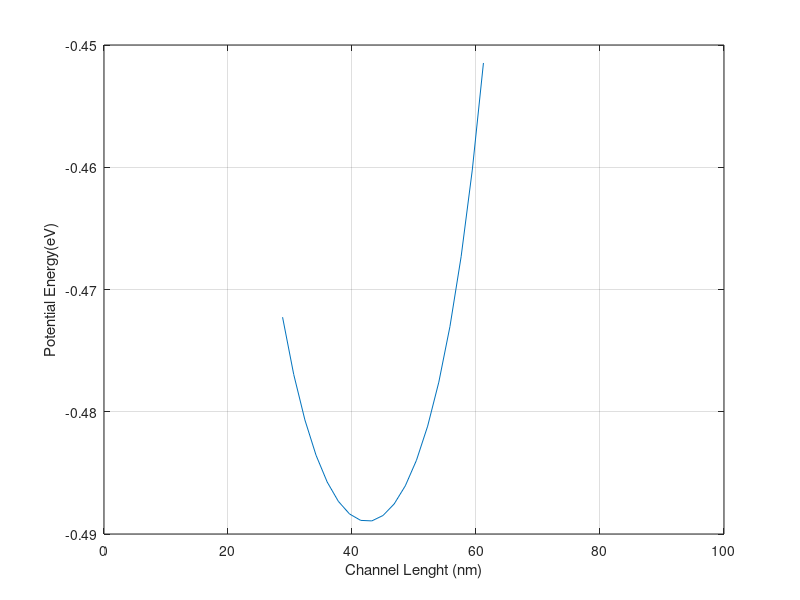

Write MATLAB code to recreate this figure.
%% dimensions
Hfin = 30 ;
Tfin = 30 ;
Lch = 90 ;
Teff = Tfin*1e-9 ;
Heff = Hfin*1e-9 ;
Leff = Lch*1e-9 ;

%voltages
Vg = 0; Vtg = 0; Vfg = 0; Vbg = 0;
Vfb = 0.5;
phi_ms = 0;
Vds = 0.4;


%boundaries' voltage values
% I have declared all these boundary voltages so we can have the plots for each of them  separately as well
phi_tg=0; phi_fg=0; phi_bg=0; phi_s=0; phi_d=0; phi_bo=0; 
V=0; 

for m = 1:50
    for n = 1:50
       %these are matrices so when we multiply them then no. of columns of A should be equal to no. of rows of B.
       %  if it is not so then we should do A' * B, i.e., A transpose * B
      
        x=0:(Teff/50):Teff; % 1 row 50 columns  so x'*y is 50x50 matrix and x*y' is 1x1 matrix i.e. = scalar
        y=0:(Leff/50):Leff; % 1 row 50 columns  so y'*x = 50x50 matrix and y*x' is 1x1 matrix i.e. = scalar
        z=0;      % 1x1 matrix i.e. a scalar
        
        % % z=0 implies for the bottom plane we are seeing, i.e above BO
        
        ym = ((2*m-1)*pi)/Leff;
        xn = ((2*n-1)*pi)/Teff;
        zn = ((2*n-1)*pi)/(2*Heff);
        xm = ((2*m-1)*pi)/Teff;
        
        Kx = sqrt( ((2*m-1)/Leff)^2 + ((2*n-1)/(2*Heff))^2 ) * Teff ;
        Ky = sqrt( ((2*m-1)/Teff)^2 + ((2*n-1)/(2*Heff))^2 ) * Leff ;
        Kz = sqrt( ((2*n-1)/Teff)^2 + ((2*m-1)/(Leff))^2 ) * Heff ;
        
        kz_by_h = (Kz*pi)/Heff;
        kx_by_t = (Kx*pi)/Teff;
        ky_by_l = (Ky*pi)/Leff;
        
        constt = 16/( (2*n-1)*(2*m-1)*pi*pi) ;
        
        % here yn,xn,xm,zn all these will be matrices so their sine or cosine will also be matrices 
        % we are taking the multiplication uniformly y'*x (and z is a scalar so its order doesnt matter) or we could follow x'*y
        % if we had followed x*y' or y*x' then we would have got a 1x1 matrix i.e. a scalar hence we couldn't plot
        
        phi_tg = phi_tg + (constt*(Vtg-Vfb))*(sin(ym*y))'*(sin(xn*x))*( cosh(kz_by_h*z) / cosh(Kz*pi) ) ;
        
        phi_fg = phi_fg + ( constt*(Vfg-Vfb) * ((-1)^(n+1)) )* (sin(ym*y))'*( sinh(kx_by_t*x) / sinh(Kx*pi) )*(cos(zn*z)) ;
        phi_bg = phi_bg + ( constt*(Vbg-Vfb) * ((-1)^(n+1)) )*(sin(ym*y))'*( sinh((kx_by_t)*(Teff-x)) / sinh(Kx*pi) )*cos(zn*z) ;
        
        phi_s = phi_s + ( (-1)*constt*phi_ms*((-1)^(n+1)) )*( sinh((ky_by_l)*(Leff-y)) / sinh(Ky*pi) )'*(sin(xm*x))*cos(zn*z) ;
        phi_d = phi_d + ( (-1)*constt*(phi_ms-Vds)*((-1)^(n+1)) )*( sinh(ky_by_l*y) / sinh(Ky*pi) )'*(sin(xm*x))*cos(zn*z) ;
        
        phi_bo = 0;
        
         % I am doing summation at individual boundaries only so ath the end of the loop we have the overall V plot
         % as well as all the boundary voltages plots
  
      
    end
end

V =  V + phi_tg + phi_bg + phi_fg + phi_s + phi_d + phi_bo;




% Overall
surf(x/1e-9, y/1e-9, -V); grid;
xlabel('Thickness (in nm)');
ylabel('Channel Length (in nm)');
zlabel('Potential (in eV)');

% Top Gate
surf(x/1e-9, y/1e-9, -phi_tg); grid;
xlabel('Thickness (in nm)');
ylabel('Channel Length (in nm)');
zlabel('Top Gate Potential (in eV)');



% to plot a particular x-cut what we do is plot all the V values from the matrix corresponding to the column length(x)/2
% i.e. basically the distribution of V at mid of the fin width and z plane we decide inside the for loop
% z=0 plane implies the botttom side, z=Heff/2 would correspond to centre of the fin

plot(y/1e-9,V(:,25)); % this is basic matrix (row,col) indexing "V(:, length(x)/2)" means all rows in the column length(x)/2 in V matrix
                  
grid;
xlabel('Channel Lenght (nm)');
ylabel('Potential Energy(eV)');


